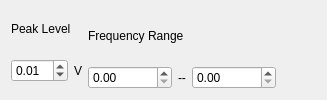
            <widget class="QWidget" name="chirp_tab">
             <attribute name="title">
              <string>Chirp</string>
             </attribute>
             <layout class="QHBoxLayout" name="horizontalLayout_8">
              <item>
               <layout class="QVBoxLayout" name="chirp_level_layout">
                <item>
                 <widget class="QLabel" name="chirp_level_label">
                  <property name="text">
                   <string>Peak Level</string>
                  </property>
                 </widget>
                </item>
                <item>
                 <layout class="QHBoxLayout" name="chirp_level_selector_layout">
                  <item>
                   <widget class="QDoubleSpinBox" name="chirp_level_selector">
                    <property name="toolTip">
                     <string>&lt;html&gt;&lt;head/&gt;&lt;body&gt;&lt;p&gt;&lt;span style=&quot; font-weight:600;&quot;&gt;Chirp Peak Level&lt;/span&gt;&lt;/p&gt;&lt;p&gt;Peak level of the chirp signal&lt;/p&gt;&lt;/body&gt;&lt;/html&gt;</string>
                    </property>
                    <property name="keyboardTracking">
                     <bool>false</bool>
                    </property>
                    <property name="maximum">
                     <double>10.000000000000000</double>
                    </property>
                    <property name="value">
                     <double>0.010000000000000</double>
                    </property>
                   </widget>
                  </item>
                  <item>
                   <widget class="QLabel" name="chirp_level_selector_label">
                    <property name="text">
                     <string>V</string>
                    </property>
                   </widget>
                  </item>
                 </layout>
                </item>
               </layout>
              </item>
              <item>
               <layout class="QVBoxLayout" name="chirp_frequency_range_layout">
                <item>
                 <widget class="QLabel" name="chirp_frequency_label">
                  <property name="text">
                   <string>Frequency Range</string>
                  </property>
                 </widget>
                </item>
                <item>
                 <layout class="QHBoxLayout" name="chirp_frequency_range_selector_layout">
                  <item>
                   <widget class="QDoubleSpinBox" name="chirp_min_frequency_selector">
                    <property name="toolTip">
                     <string>&lt;html&gt;&lt;head/&gt;&lt;body&gt;&lt;p&gt;&lt;span style=&quot; font-weight:600;&quot;&gt;Chirp Minimum Frequency&lt;/span&gt;&lt;/p&gt;&lt;p&gt;Starting frequency of the chirp&lt;/p&gt;&lt;/body&gt;&lt;/html&gt;</string>
                    </property>
                    <property name="keyboardTracking">
                     <bool>false</bool>
                    </property>
                    <property name="maximum">
                     <double>999999.000000000000000</double>
                    </property>
                   </widget>
                  </item>
                  <item>
                   <widget class="QLabel" name="chirp_frequency_range_selector_label">
                    <property name="text">
                     <string>--</string>
                    </property>
                   </widget>
                  </item>
                  <item>
                   <widget class="QDoubleSpinBox" name="chirp_max_frequency_selector">
                    <property name="toolTip">
                     <string>&lt;html&gt;&lt;head/&gt;&lt;body&gt;&lt;p&gt;&lt;span style=&quot; font-weight:600;&quot;&gt;Chirp Maximum Frequency&lt;/span&gt;&lt;/p&gt;&lt;p&gt;Ending frequency of the chirp&lt;/p&gt;&lt;/body&gt;&lt;/html&gt;</string>
                    </property>
                    <property name="keyboardTracking">
                     <bool>false</bool>
                    </property>
                    <property name="maximum">
                     <double>999999.000000000000000</double>
                    </property>
                   </widget>
                  </item>
                 </layout>
                </item>
               </layout>
              </item>
              <item>
               <spacer name="chirp_spacer">
                <property name="orientation">
                 <enum>Qt::Horizontal</enum>
                </property>
                <property name="sizeHint" stdset="0">
                 <size>
                  <width>40</width>
                  <height>20</height>
                 </size>
                </property>
               </spacer>
              </item>
             </layout>
            </widget>
